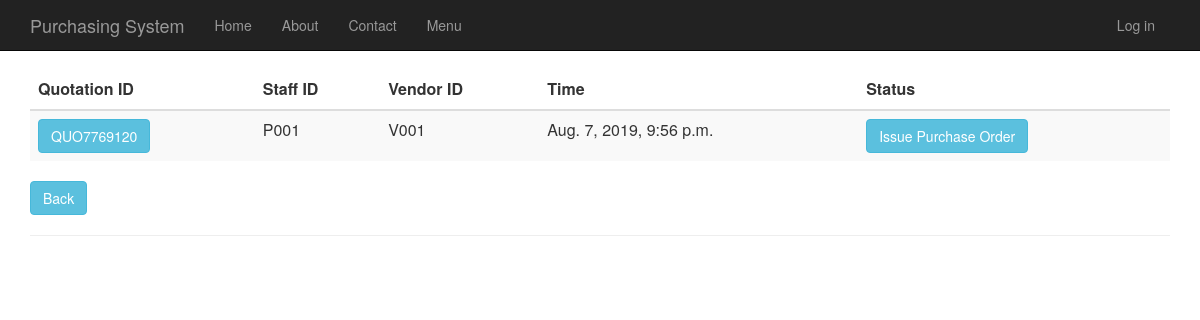
The app's page /quotationhistory, older data.
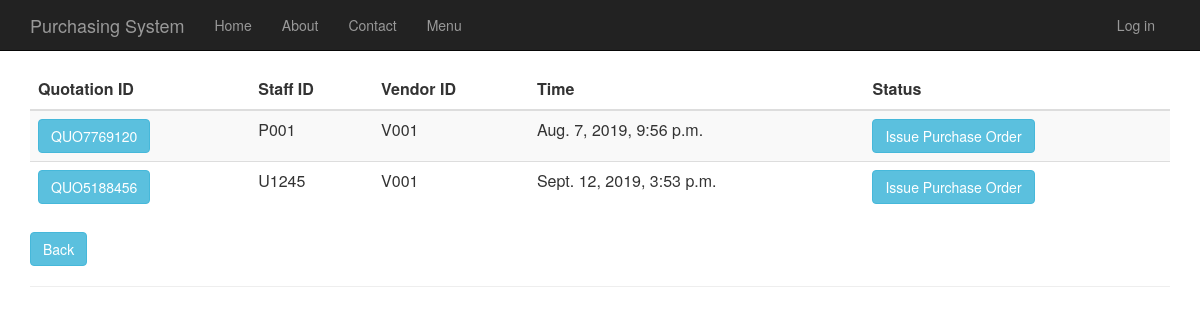
The same page, newer data.
### Quotation/models.py (models this page shows, shortened)
class Quotation(models.Model):
    quotation_id = models.CharField(primary_key=True, max_length=10)
    time_created = models.DateTimeField()
    description = models.TextField(null=True,default=None, blank=True)
    total_price = models.DecimalField(max_digits=10, decimal_places=2, default=Decimal('0.00'))
    person_id = models.ForeignKey(Person, on_delete = models.CASCADE)
    vendor_id = models.ForeignKey(Vendor, on_delete = models.CASCADE)
    request_for_quotation_id = models.OneToOneField(RequestForQuotation, on_delete = models.CASCADE)
    ref_id = models.CharField(max_length=20,null=True,default=None, blank=True )

### app/models.py (models this page shows, shortened)
class Person(models.Model):
    user_id = models.OneToOneField(User)
    person_id = models.CharField(primary_key=True, max_length=10)
    person_name = models.TextField()
    person_address = models.TextField()
    person_phone_number = models.TextField()
    person_role = models.TextField(default = 'MANAGER')

class Vendor(models.Model):
    vendor_id = models.CharField(primary_key=True, max_length=10)
    vendor_name = models.TextField()
    vendor_phone_number = models.TextField()
    vendor_address = models.TextField()
    vendor_email = models.TextField()
    def __str__(self):
        return str(self.vendor_id)

### Quotation/views.py (the view)
# urls.py: url(r'^quotationhistory', Quotation.views.quotationhistory, name="quotation_history"),
def quotationhistory(request):
    quotations = Quotation.objects.all()
    context = {
            'title':'Quotation History',
            'rows':quotations
        }
    return render(request,'Quotation/quotationhistory.html',context)

### Quotation/templates/Quotation/quotationhistory.html
﻿{% extends "app/layout.html" %}
{% block content %}
<div class="purchaseorderhistory margintop" action="menu">
    <form action="quotationhistorydetails" method="GET">
        <table class="table table-striped margintop">
            <thead>
                <tr>
                    <th scope="col">Quotation ID</th>
                    <th scope="col">Staff ID</th>
                    <th scope="col">Vendor ID</th>
                    <th scope="col">Time</th>
                    <th scope="col">Status</th>
                </tr>
            </thead>
            <tbody>
                {% for r in rows %}
                <tr>
                    <td><button type="submit" name="quo_id" value="{{r.quotation_id}}" class="btn btn-info">{{r.quotation_id}}</button></td>
                    <td>{{r.person_id.person_id}}</td>
                    <td>{{r.vendor_id}}</td>
                    <td>{{r.time_created}}</td>
                    <td><button type="submit" name="quo_id" value="{{r.quotation_id}}" class="btn btn-info buttonsize1">Issue Purchase Order</button></td>
                </tr>
                {% endfor %}
            </tbody>
        </table>
        <div class="margintop">
            <a type="submit" class="btn btn-info" href="/menu">Back</a>
        </div>
    </form>
</div>
{% endblock %}

Row changes from the older to the newer data that the page shows:
added Quotation: quotation_id "QUO5188456", person_id.person_id "U1245", vendor_id "V001", time_created "Sept. 12, 2019, 3:53 p.m."
